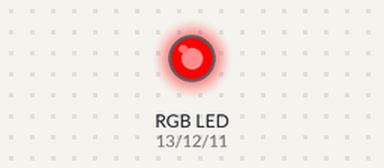
Bench run of a sketch on a simulated Arduino Uno, built with avr-gcc and run on an emulated ATmega328P. Parts: an RGB LED mixed from three pins (HIGH = lit).

Above: at 0.5 s.
At 1.5 s:
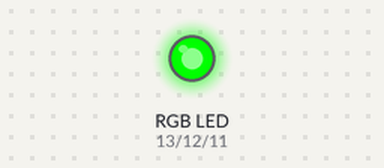
At 5.5 s:
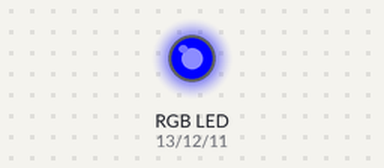
Timing chart, 0 to 6.9 s (numbered marks = the images above):
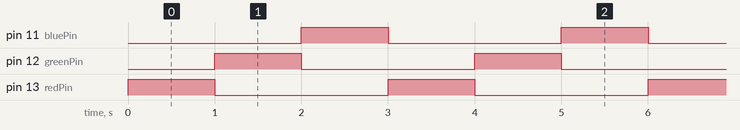

Measured:
- by itself, pin 11 (bluePin), pin 12 (greenPin), pin 13 (redPin): alternates HIGH for 1.0 s and LOW for 2.0 s
- by itself, everything shown: repeats every 3.0 s, in 3 steps

The sketch:

08_RGB_LED.ino
```cpp
// (licence header left out)
// Define Arduino pin connections for RGB LED
const int redPin   = 13;  // Connect to Red anode pin
const int greenPin = 12;  // Connect to Green anode pin
const int bluePin  = 11;  // Connect to Blue anode pin
// Common Cathode pin → Arduino GND through a single resistor

void setup() {
  pinMode(redPin, OUTPUT);
  pinMode(greenPin, OUTPUT);
  pinMode(bluePin, OUTPUT);
}

void loop() {
  // Show Red
  digitalWrite(redPin, HIGH);
  digitalWrite(greenPin, LOW);
  digitalWrite(bluePin, LOW);
  delay(1000);

  // Show Green
  digitalWrite(redPin, LOW);
  digitalWrite(greenPin, HIGH);
  digitalWrite(bluePin, LOW);
  delay(1000);

  // Show Blue
  digitalWrite(redPin, LOW);
  digitalWrite(greenPin, LOW);
  digitalWrite(bluePin, HIGH);
  delay(1000);
}
```
